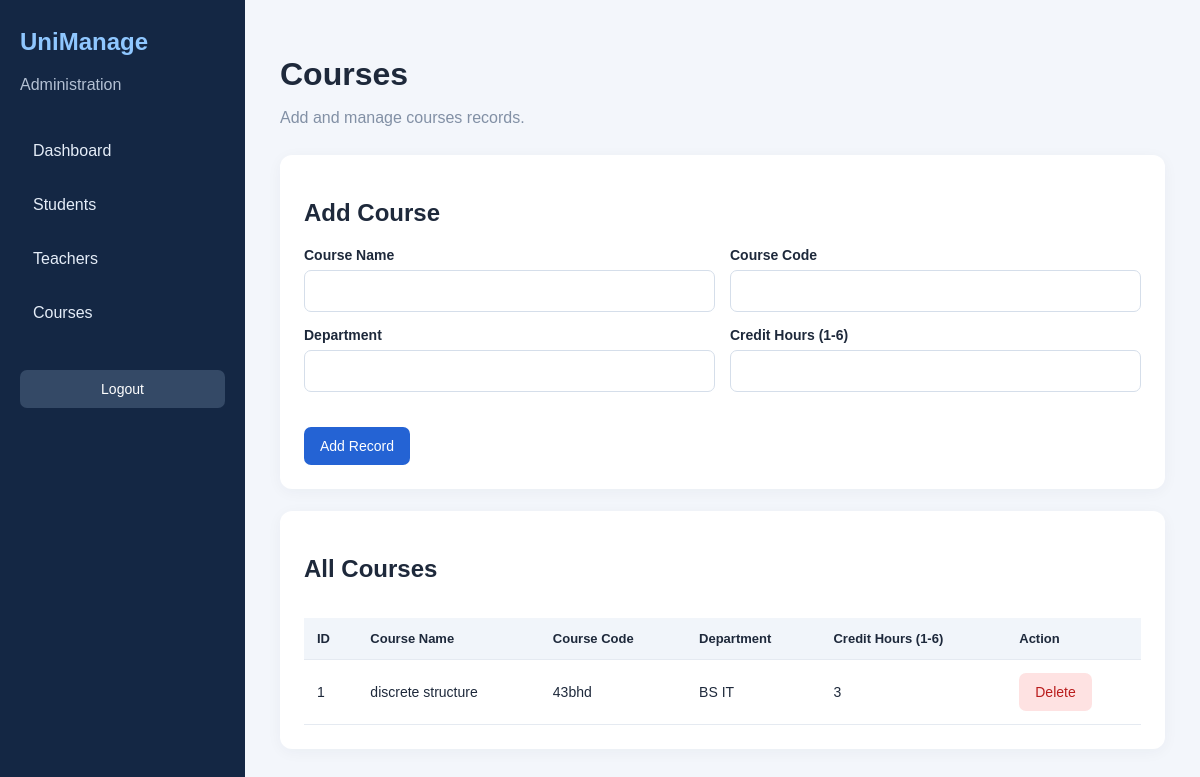
The page /courses (signed in) on the database its author committed.
### tables this page shows
CREATE TABLE courses (
            id INTEGER PRIMARY KEY AUTOINCREMENT,
            name TEXT NOT NULL,
            code TEXT NOT NULL UNIQUE,
            department TEXT NOT NULL,
            credit_hours INTEGER NOT NULL
                CHECK (credit_hours BETWEEN 1 AND 6)
        );

### app.py (the view, shortened to what this page needs)
@app.route("/<section>", methods=["GET", "POST"])
@login_required
def manage_section(section):
    if section not in SECTIONS:
        abort(404)
    config = SECTIONS[section]
    db = get_db()
    fields = config["fields"]
    columns = config["columns"]
    records = db.execute(
        f"SELECT * FROM {section} ORDER BY id DESC"
    ).fetchall()
    return render_template(
        "students.html",
        section=section,
        config=config,
        records=records
    )

### app.py (called while the page is built)
def get_db():
    if "db" not in g:
        g.db = sqlite3.connect(DATABASE)
        g.db.row_factory = sqlite3.Row
        g.db.execute("PRAGMA foreign_keys = ON")
    return g.db

def login_required(view):
    @wraps(view)
    def wrapped(*args, **kwargs):
        if "user_id" not in session:
            flash("Please log in first.", "error")
            return redirect(url_for("login"))
        return view(*args, **kwargs)
    return wrapped

### templates/students.html (shortened to what this page needs)
{% extends "base.html" %}
{% block content %}
<header class="page-header">
    <div>
        <h1>{{ config.title }}</h1>
        <p class="muted">Add and manage {{ config.title|lower }} records.</p>
    </div>
</header>
<section class="panel">
    <h2>Add {{ config.title[:-1] if config.title.endswith('s') else config.title }}</h2>
    <form method="POST" class="record-form">
        {% for field, label, kind in config.fields %}
            <div>
                <label for="{{ field }}">{{ label }}</label>
                <input id="{{ field }}" name="{{ field }}" type="{{ kind }}"
                       {% if kind == 'number' and field == 'semester' %}
                           min="1" max="8"
                       {% elif kind == 'number' and field == 'credit_hours' %}
                           min="1" max="6"
                       {% endif %}
                       required>
            </div>
        {% endfor %}
        <button class="primary" type="submit">Add Record</button>
    </form>
</section>
<section class="panel">
    <h2>All {{ config.title }}</h2>
    <div class="table-wrap">
        <table>
            <thead>
                <tr>
                    <th>ID</th>
                    {% for field, label, kind in config.fields %}
                        <th>{{ label }}</th>
                    {% endfor %}
                    <th>Action</th>
                </tr>
            </thead>
            <tbody>
                {% for record in records %}
                <tr>
                    <td>{{ record.id }}</td>
                    {% for field, label, kind in config.fields %}
                        <td>{{ record[field] }}</td>
                    {% endfor %}
                    <td>
                        <form method="POST"
                              action="{{ url_for('delete_record', section=section, record_id=record.id) }}"
                              onsubmit="return confirm('Delete this record?');">
                            <button class="danger" type="submit">Delete</button>
                        </form>
                    </td>
                </tr>
                {% else %}
                <tr>
                    <td colspan="{{ config.fields|length + 2 }}">
                        No records found. Add your first record above.
                    </td>
                </tr>
                {% endfor %}
            </tbody>
        </table>
    </div>
</section>
{% endblock %}

### static/style.css (style rules this page uses)
* { box-sizing: border-box; }
body { margin: 0; font-family: Arial, sans-serif; background: #f3f6fb; color: #1e293b; }
.muted { color: #8290a5; }
button { border: 0; border-radius: 7px; padding: 11px 16px; cursor: pointer; font-size: 14px; }
label { display: block; margin: 16px 0 7px; font-weight: 600; font-size: 14px; }
input { width: 100%; padding: 12px; border: 1px solid #d5deea; border-radius: 7px; background: white; font-size: 14px; }
.primary { background: #2463d4; color: white; margin-top: 20px; }
.page-header { margin-bottom: 28px; }
.page-header h1 { margin-bottom: 8px; }
.stat-card, .panel { background: white; border-radius: 12px; padding: 24px; margin-bottom: 22px; box-shadow: 0 3px 15px #1427440b; }
.record-form { display: grid; grid-template-columns: repeat(2, minmax(0, 1fr)); gap: 15px; align-items: end; }
.record-form label { margin-top: 0; }
.record-form button { justify-self: start; }
.table-wrap { overflow-x: auto; }
table { width: 100%; border-collapse: collapse; margin-top: 15px; }
th, td { text-align: left; padding: 13px; border-bottom: 1px solid #e5eaf1; white-space: nowrap; }
th { background: #f1f5fa; font-size: 13px; }
td { font-size: 14px; }
.danger { background: #fee2e2; color: #b91c1c; }

### rows shown on the page
courses: id "1", name "discrete structure" "43bhd" "BS IT" "3"

### other values the page prints
{{ config.title }} "Courses"
{{ config.title|lower }} "courses"
{{ config.title[:-1] if config.title.endswith('s') else config.title }} "Course"
{{ label }} "Course Name" "Course Code" "Department" "Credit Hours (1-6)"
